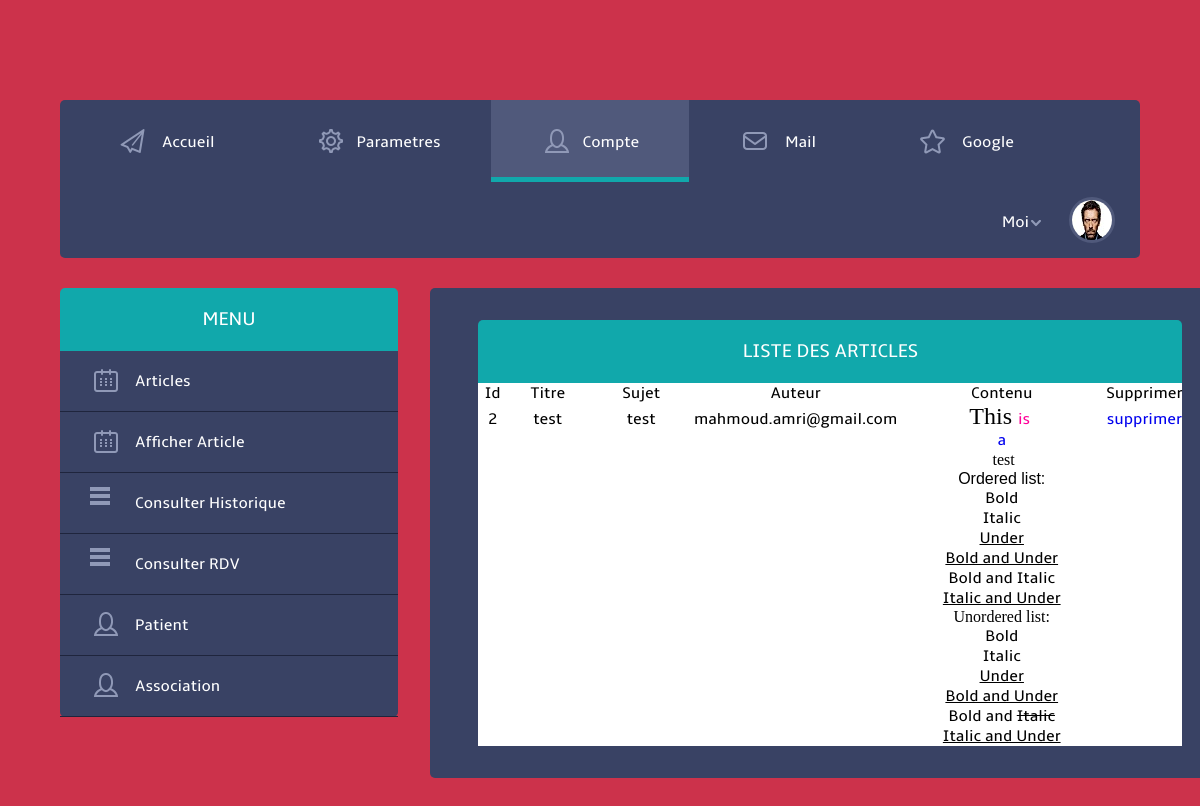
Page /Medecin/afficher_articles.php?id_medecin=8 (signed in) on the committed database.
### tables this page shows
CREATE TABLE IF NOT EXISTS `medecin` (
  `id_medecin` int(11) NOT NULL AUTO_INCREMENT,
  `nom` varchar(40) NOT NULL,
  `prenom` varchar(40) NOT NULL,
  `adresse` varchar(40) NOT NULL,
  `adresse_mail` varchar(40) NOT NULL,
  `mdp` varchar(11) NOT NULL,
  `telephone` varchar(8) NOT NULL,
  `fax` varchar(20) NOT NULL,
  `type` varchar(20) NOT NULL,
  `gouvernorat` varchar(30) NOT NULL,
  `specialite` varchar(20) NOT NULL,
  `biographie` mediumtext NOT NULL,
  `note` int(11) NOT NULL DEFAULT '0',
  `nb_vote` int(11) NOT NULL DEFAULT '0',
  `guide_test` int(11) NOT NULL DEFAULT '0',
  PRIMARY KEY (`id_medecin`),
  UNIQUE KEY `adresse_mail` (`adresse_mail`)
);

CREATE TABLE IF NOT EXISTS `articles` (
  `idArticle` int(11) NOT NULL AUTO_INCREMENT,
  `titre` varchar(100) NOT NULL,
  `sujet` varchar(30) NOT NULL,
  `auteur` varchar(50) NOT NULL,
  `contenu` longtext NOT NULL,
  `etat_admin` varchar(20) NOT NULL,
  `date_publication` timestamp NOT NULL DEFAULT '0000-00-00 00:00:00',
  `updated_on` timestamp NOT NULL DEFAULT '0000-00-00 00:00:00' ON UPDATE CURRENT_TIMESTAMP,
  PRIMARY KEY (`idArticle`),
  UNIQUE KEY `titre` (`titre`),
  KEY `auteur` (`auteur`),
  KEY `auteur_2` (`auteur`)
);

### Medecin/afficher_articles.php (the view, shortened to what this page needs)
<?php
if(isset($_SESSION['adresse_medecin']) && isset($_SESSION['mdp_medecin'])){
?>
<?php
$id_medecin=$_GET['id_medecin'];
$requete="SELECT * FROM `medecin` WHERE id_medecin='$id_medecin'";
$resultat= mysql_query($requete);
$query = "select * from `articles`;";
	$result = mysql_query($query);
?>
<?php while($ligne=mysql_fetch_array($resultat)){?>
<head>
<link href="web/css/style_articles.css" rel="stylesheet" type="text/css" media="all"/>
<link href="web/css/nav.css" rel="stylesheet" type="text/css" media="all"/>
  <link rel="stylesheet" href="web/css/clndr.css" type="text/css" />
</head>
<body>
	    <div class="wrap">
	      <div class="header_top">
					  <div class="menu">
							<ul class="nav">
                            	<li><a href="http://127.0.0.1/PFC/Portail_Sante_beta/"><i><img src="web/images/invites.png" alt="" />                           </i>Accueil</a></li>
								<li><a href="modifier_medecin.php?id_medecin=<?php echo $ligne['id_medecin'];?>"><i><img src="web/images/settings.png" alt="" /></i>Parametres</a></li>
								<li class="active"><a href="profile.php?id_medecin=<?php echo $ligne['id_medecin'];?>"><i><img src="web/images/user.png" alt="" /></i>Compte</a></li>
								<li><a  href="mailto:www.gmail.com" ><i><img src="web/images/mail.png" alt="" />                                                  </i>Mail</a></li>
								<li><a href="https://www.google.tn"><i><img src="web/images/favourite.png" alt="" />                                              </i>Google</a></li>
						    </ul>
				        </div>
					  <div class="profile_details">
				    		   <div id="loginContainer">
				                  <a id="loginButton" class=""><span>Moi</span></a>
				            </div>
				             <div class="profile_img">
				             	<a href="#"><img src="web/images/profile_img40x40.jpg" alt="" />	</a>
				             </div>
					    </div>
				   </div>
	</div>
	  <div class="main">
	    <div class="wrap">
	       <div class="column_left">
	    		 <div class="menu_box">
	    		 	 <h3>Menu</h3>
	    		 	   <div class="menu_box_list">
				      		<ul>
						  		<li><a href="ajouter_articles1.php?id_medecin=<?php echo $ligne['id_medecin'];?>"     class="events"><span>Articles</span><div class="clear"></div></a></li>
						  		<li><a href="afficher_articles.php?id_medecin=<?php echo $ligne['id_medecin'];?>"     class="events"><span>Afficher Article</span></a></li>
								<li><a href="consulter_historique1.php?id_medecin=<?php echo $ligne['id_medecin'];?>" class="messages"><span>Consulter Historique</span><div class="clear"></div></a></li>
						  		<li><a href="consulter_rdv.php?id_medecin=<?php echo $ligne['id_medecin'];?>"         class="statistics"><span>Consulter RDV</span></a></li>
						  		<li><a href="ajouter_patient1.php?id_medecin=<?php echo $ligne['id_medecin'];?>"      class="patient"><span>Patient</span></a></li>
						  		<li><a href="association1.php?id_medecin=<?php echo $ligne['id_medecin'];?>"          class="patient"><span>Association</span></a></li>
				    		</ul>
				      </div>
	    		 </div>
	  		</div>
            <div class="column_middle">
              <div class="column_middle_grid1">
		         <div class="profile_picture">
		 <div class="liste_article">
	    		 	 <h3>Liste des articles</h3>
            <div class="table">
    <table>
	<tr>
		<td align="center" width="5%" >Id</td>
		<td align="center" width="15%">Titre</td>
		<td align="center" width="20%">Sujet</td>
		<td align="center" width="10%">Auteur</td>
		<td align="center" width="40%">Contenu </td>
		<td align="center" width="10%">Supprimer</td>
	</tr>
	<?php while ($ligne2= mysql_fetch_array($result)) {?>
		<tr>
			<td  align="center">	<?php echo $ligne2['idArticle']; ?>	</td>
			<td  align="center">	<?php echo $ligne2['titre']; ?>	</td>
			<td  align="center">	<?php echo $ligne2['sujet']; ?>	</td>
			<td  align="center">	<?php echo $ligne2['auteur']; ?>	</td>
			<td  align="center">	<?php echo utf8_encode($ligne2['contenu']); ?>	</td>
			<td  align="center"  ><a href="suppression_articles.php?id_articles=<?php echo $ligne2['idArticle'];?>&id_medecin=<?php echo $ligne['id_medecin'] ;?> ">supprimer</a></td>
		</tr>
	<?php }	?>
</table>
</div></div>
                     </div>
		          </div>
		       </div>
    	    </div>
 	 </div>
</body>
</html><?php   }  ?>
<?php
}
else
{
echo "<h1>"."IL Faut connecter pour acceder a cette page"."</h1>";
header('refresh:2; URL=/pfc_khairi/index.html');
}
?>

### Medecin/web/css/style_articles.css (style rules this page uses)
html,body,div,span,applet,object,iframe,h1,h2,h3,h4,h5,h6,p,blockquote,pre,a,abbr,acronym,address,big,cite,code,del,dfn,em,img,ins,kbd,q,s,samp,small,strike,strong,sub,sup,tt,var,b,u,i,dl,dt,dd,ol,nav ul,nav li,fieldset,form,label,legend,table,caption,tbody,tfoot,thead,tr,th,td,article,aside,canvas,details,embed,figure,figcaption,footer,header,hgroup,menu,nav,output,ruby,section,summary,time,mark,audio,video { margin:0;padding:0;border:0;font-size:100%;font:inherit;vertical-align:baseline; }
ol,ul { list-style:none;margin:0;padding:0; }
table { border-collapse:collapse;border-spacing:0; }
a { text-decoration:none; }
img { max-width:100%; }
body { font-family: 'ambleregular'; background: #CC324B; margin:100px 0; }
.wrap { width:80%; margin:0 auto; transition:all .2s linear; -moz-transition:all .2s linear; -webkit-transition:all .2s linear; -o-transition:all .2s linear; -ms-transition:all .2s linear; }
.header_top { background:#394264; border-radius:5px; -webkit-border-radius:5px; -moz-border-radius:5px; -o-border-radius:5px; position:relative; }
.profile_details { float:right; margin: 15px 25px; }
#loginContainer { position:relative; float:left; padding-right:10px; padding-top:15px; }
#loginButton { display:inline-block; position:relative; z-index:30; cursor:pointer; }
#loginButton span { color:#FFF; font-size:1em; background:url(../images/loginArrow.png) no-repeat 26px 8px; display:block; padding: 0 30px 0 0; font-family: 'ambleregular'; }
.profile_img { float:right; }
.profile_img img { display:block; border-radius:3em; -webkit-border-radius:3em; -moz-border-radius:3em; -o-border-radius:3em; border:3px solid #50597b; }
.main { padding:30px 0; }
.column_left,.column_middle,.column_right { float:left; width:31.3%; }
.column_middle { margin:0 3%; }
.menu_box h3 { color: #FFF; font-size: 1.2em; text-transform: uppercase; padding:20px 0; text-align: center; background: #11a8ab; border-radius:5px 5px 0 0; -webkit-border-radius:5px 5px 0 0; -moz-border-radius:5px 5px 0 0; -o-border-radius:5px 5px 0 0; }
.menu_box_list { background:#394264; border-radius:0px 0px 5px 5px; -webkit-border-radius:0px 0px 5px 5px; -moz-border-radius:0px 0px 5px 5px; -o-border-radius:0px 0px 5px 5px; }
.menu_box_list li a { display:block; color:#FFF; font-size:1em; border-bottom:1px solid #1f253d; padding:20px 30px; -webkit-transition: all 0.5s ease-in-out; -moz-transition: all 0.5s ease-in-out; -o-transition: all 0.5s ease-in-out; transition: all 0.5s ease-in-out; }
.menu_box_list li a span { padding-left:45px; }
.menu_box_list li a.messages { background-image:url(../images/nav.png); background-repeat:no-repeat; background-position:30px 13px; }
.menu_box_list li a.events { background-image:url(../images/events.png); background-repeat:no-repeat; background-position:30px 13px; }
.menu_box_list li a.statistics { background-image:url(../images/nav.png); background-repeat:no-repeat; background-position:30px 13px; }
.menu_box_list li a.patient { background-image:url(../images/user.png); background-repeat:no-repeat; background-position:30px 13px; }
.liste_article h3 { color: #FFF; font-size: 1.2em; text-transform: uppercase; padding:20px 0; text-align: center; background: #11a8ab; border-radius:5px 5px 0 0; -webkit-border-radius:5px 5px 0 0; -moz-border-radius:5px 5px 0 0; -o-border-radius:5px 5px 0 0; }
.table { border-color:#000; background-color:#FFF; border-width:2px; width:100%; }
.column_middle_grid1 { background:#394264; width:800px; border-radius:5px; -webkit-border-radius:5px; -moz-border-radius:5px; -o-border-radius:5px; }
.profile_picture { padding:2em 3em; text-align:center; position:relative; }
.profile_picture a { display:block; }

### Medecin/web/css/nav.css (style rules this page uses)
.menu { float:left; z-index: 1; }
.menu ul { margin-left:6px; }
.menu li { float:left; }
.menu li a { color:#FFF; font-size:1em; padding:25px 50px; display: block; text-align:center; color:#FFF; -webkit-transition: all 0.5s ease-in-out; -moz-transition: all 0.5s ease-in-out; -o-transition: all 0.5s ease-in-out; transition: all 0.5s ease-in-out; position:relative; }
.menu li.active a { background:#50597b; border-bottom:5px solid #11a8ab; }
.menu li i img { margin-bottom:-10px; margin-right:10px; }
.nav:before, .nav:after { content: " "; display: table; }
.nav:after { clear: both; }
.nav > li > a { display: block; }

### rows in the picture
articles: idArticle "2", titre "test", sujet "test", auteur "mahmoud.amri@gmail.com", contenu "This is a test Ordered list: Bold Italic Under Bold and Under Bold and Italic Italic and Under Unordered list: Bold Italic Under Bold and Under Bold and Italic Italic and Under"
